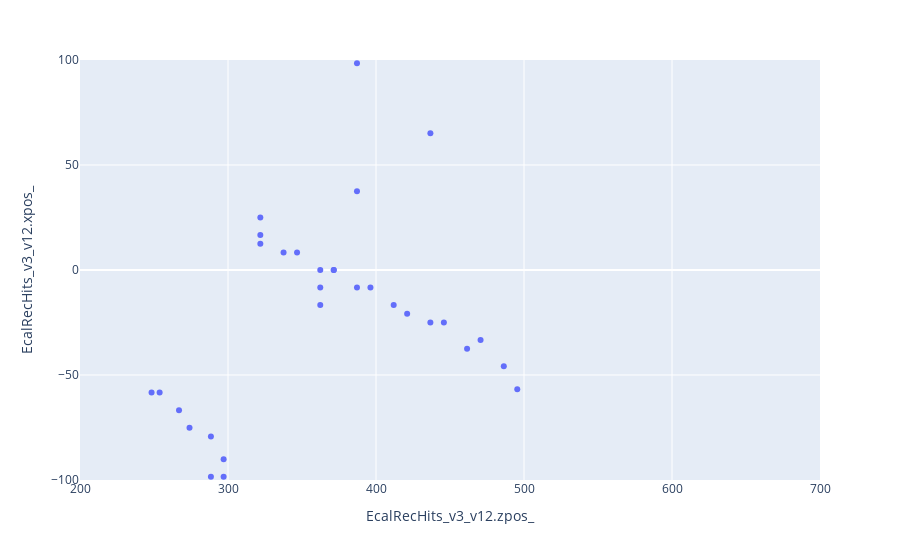
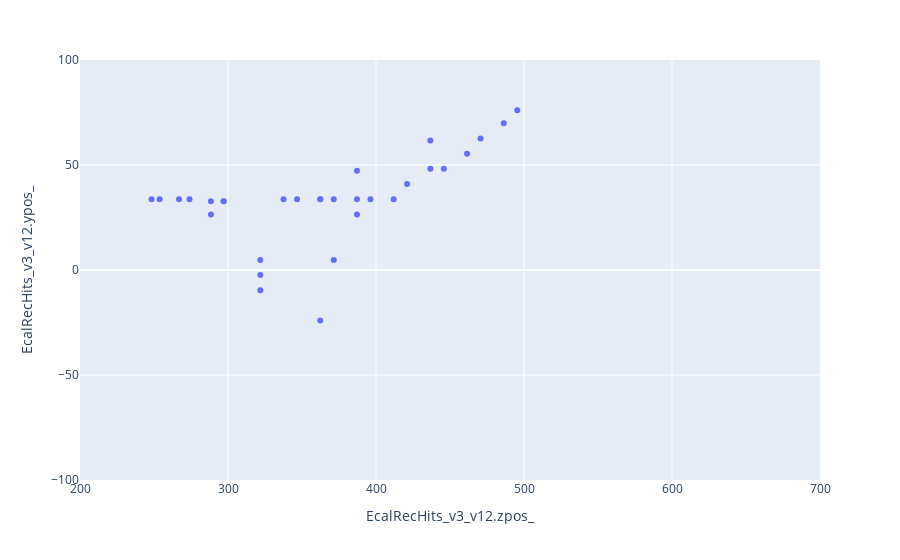
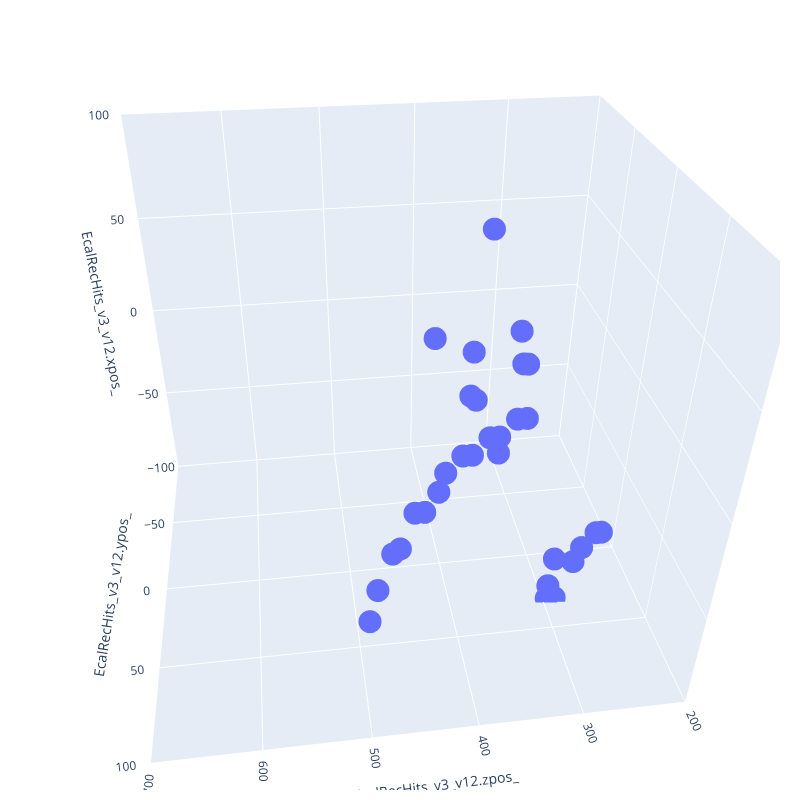

Here is the notebook cell these charts were saved with, in order:
### Code cell
#Try to plot the projections
import plotly.graph_objects as go
from plotly.subplots import make_subplots

eventNr = 3
ecal_rec_hits_flat = ecal_rec_hits_flat[ecal_rec_hits_flat["entry"] == eventNr]


trace1 = go.Scatter(
    x=ecal_rec_hits_flat["EcalRecHits_v3_v12.zpos_"],
    y=ecal_rec_hits_flat["EcalRecHits_v3_v12.xpos_"],
    error_y = dict(
    # value of error bar given in data coordinates
        type ='data',
        array = [0.02,0.02,0.02,0.02,0.02,0.02,0.02,0.02,0.02,0.02],
        visible = True),
    mode='markers',
    marker=dict(
        size=5,
        line=dict(width=0)),
    name='hits')


fig = ecal_rec_hits_flat.plot.scatter(x="EcalRecHits_v3_v12.zpos_",y="EcalRecHits_v3_v12.xpos_",)
#fig.update_traces(marker_size = 4)
#fig.add_trace(trace1)
fig.update_xaxes(range=[200, 700])
fig.update_yaxes(range=[-100, 100])
fig.show()

fig = ecal_rec_hits_flat.plot.scatter(x="EcalRecHits_v3_v12.zpos_",y="EcalRecHits_v3_v12.ypos_")
fig.update_xaxes(range=[200, 700])
fig.update_yaxes(range=[-100, 100])
#fig.update_traces(marker_size = 4)
#fig.add_trace(trace1)
fig.show()


fig = px.scatter_3d(ecal_rec_hits_flat, x='EcalRecHits_v3_v12.zpos_', y='EcalRecHits_v3_v12.ypos_', z='EcalRecHits_v3_v12.xpos_',width=800,height=800)
#fig.update_layout(autosize=False,margin=dict(l=0, r=0, b=0, t=0))
#fig.update_traces(marker_size = 4)
#fig.add_trace(trace3)
fig.update_xaxes(range=[200, 700])
fig.update_yaxes(range=[-100, 100])


fig.update_layout(
    scene = dict(
        xaxis = dict(nticks=6, range=[200,700],),
                     yaxis = dict(nticks=10, range=[-100,100],),
                     zaxis = dict(nticks=10, range=[-100,100],),),
    autosize=False,
    margin=dict(r=20, l=10, b=10, t=10))



fig.show()

### Figure 1 — Plotly figure (JSON) as saved in the notebook; plotly's stock layout.template omitted (floating-point values rounded to 4 significant figures)
{"data": [{"hovertemplate": "EcalRecHits_v3_v12.zpos_=%{x}<br>EcalRecHits_v3_v12.xpos_=%{y}<extra></extra>", "legendgroup": "", "marker": {"color": "#636efa", "symbol": "circle"}, "mode": "markers", "name": "", "orientation": "v", "showlegend": false, "type": "scatter", "x": [421.0, 436.8, 362.4, 387.1, 371.5, 248.4, 495.5, 486.4, 470.6, 387.1, 461.5, 445.9, 436.8, 321.9, 321.9, 321.9, 248.4, 362.4, 412.0, 396.2, 387.1, 371.5, 362.4, 346.6, 337.5, 288.5, 297.0, 297.0, 288.5, 274, 266.9, 253.8], "xaxis": "x", "y": [-20.85, 65.11, -16.68, 37.54, 2.665e-15, 123.5, -56.77, -45.88, -33.37, 98.48, -37.54, -25.02, -25.02, 25.02, 16.68, 12.51, -58.39, -8.341, -16.68, -8.341, -8.341, 2.665e-15, 2.665e-15, 8.341, 8.341, -98.48, -98.48, -90.13, -79.24, -75.07, -66.73, -58.39], "yaxis": "y"}], "layout": {"autosize": true, "legend": {"tracegroupgap": 0}, "margin": {"t": 60}, "xaxis": {"anchor": "y", "domain": [0, 1], "range": [200, 700], "title": {"text": "EcalRecHits_v3_v12.zpos_"}, "type": "linear"}, "yaxis": {"anchor": "x", "domain": [0, 1], "range": [-100, 100], "title": {"text": "EcalRecHits_v3_v12.xpos_"}, "type": "linear"}}}

### Figure 2 — Plotly figure (JSON) as saved in the notebook; plotly's stock layout.template omitted (floating-point values rounded to 4 significant figures)
{"data": [{"hovertemplate": "EcalRecHits_v3_v12.zpos_=%{x}<br>EcalRecHits_v3_v12.ypos_=%{y}<extra></extra>", "legendgroup": "", "marker": {"color": "#636efa", "symbol": "circle"}, "mode": "markers", "name": "", "orientation": "v", "showlegend": false, "type": "scatter", "x": [421.0, 436.8, 362.4, 387.1, 371.5, 248.4, 495.5, 486.4, 470.6, 387.1, 461.5, 445.9, 436.8, 321.9, 321.9, 321.9, 248.4, 362.4, 412.0, 396.2, 387.1, 371.5, 362.4, 346.6, 337.5, 288.5, 297.0, 297.0, 288.5, 274, 266.9, 253.8], "xaxis": "x", "y": [40.93, 61.67, -24.08, 26.49, 4.816, -138.7, 76.12, 69.83, 62.61, 47.22, 55.38, 48.16, 48.16, -9.632, 4.816, -2.408, 33.71, 33.71, 33.71, 33.71, 33.71, 33.71, 33.71, 33.71, 33.71, 32.78, 32.78, 32.78, 26.49, 33.71, 33.71, 33.71], "yaxis": "y"}], "layout": {"autosize": true, "legend": {"tracegroupgap": 0}, "margin": {"t": 60}, "xaxis": {"anchor": "y", "domain": [0, 1], "range": [200, 700], "title": {"text": "EcalRecHits_v3_v12.zpos_"}, "type": "linear"}, "yaxis": {"anchor": "x", "domain": [0, 1], "range": [-100, 100], "title": {"text": "EcalRecHits_v3_v12.ypos_"}, "type": "linear"}}}

### Figure 3 — Plotly figure (JSON) as saved in the notebook; plotly's stock layout.template omitted (floating-point values rounded to 4 significant figures)
{"data": [{"hovertemplate": "EcalRecHits_v3_v12.zpos_=%{x}<br>EcalRecHits_v3_v12.ypos_=%{y}<br>EcalRecHits_v3_v12.xpos_=%{z}<extra></extra>", "legendgroup": "", "marker": {"color": "#636efa", "symbol": "circle"}, "mode": "markers", "name": "", "scene": "scene", "showlegend": false, "type": "scatter3d", "x": [421.0, 436.8, 362.4, 387.1, 371.5, 248.4, 495.5, 486.4, 470.6, 387.1, 461.5, 445.9, 436.8, 321.9, 321.9, 321.9, 248.4, 362.4, 412.0, 396.2, 387.1, 371.5, 362.4, 346.6, 337.5, 288.5, 297.0, 297.0, 288.5, 274, 266.9, 253.8], "y": [40.93, 61.67, -24.08, 26.49, 4.816, -138.7, 76.12, 69.83, 62.61, 47.22, 55.38, 48.16, 48.16, -9.632, 4.816, -2.408, 33.71, 33.71, 33.71, 33.71, 33.71, 33.71, 33.71, 33.71, 33.71, 32.78, 32.78, 32.78, 26.49, 33.71, 33.71, 33.71], "z": [-20.85, 65.11, -16.68, 37.54, 2.665e-15, 123.5, -56.77, -45.88, -33.37, 98.48, -37.54, -25.02, -25.02, 25.02, 16.68, 12.51, -58.39, -8.341, -16.68, -8.341, -8.341, 2.665e-15, 2.665e-15, 8.341, 8.341, -98.48, -98.48, -90.13, -79.24, -75.07, -66.73, -58.39]}], "layout": {"autosize": false, "height": 800, "legend": {"tracegroupgap": 0}, "margin": {"b": 10, "l": 10, "r": 20, "t": 10}, "scene": {"aspectmode": "auto", "aspectratio": {"x": 1.086, "y": 0.9441, "z": 0.9754}, "camera": {"center": {"x": 0, "y": 0, "z": 0}, "eye": {"x": 0.2212, "y": 1.648, "z": 1.12}, "projection": {"type": "perspective"}, "up": {"x": 0, "y": 0, "z": 1}}, "domain": {"x": [0, 1], "y": [0, 1]}, "xaxis": {"nticks": 6, "range": [200, 700], "title": {"text": "EcalRecHits_v3_v12.zpos_"}, "type": "linear"}, "yaxis": {"nticks": 10, "range": [-100, 100], "title": {"text": "EcalRecHits_v3_v12.ypos_"}, "type": "linear"}, "zaxis": {"nticks": 10, "range": [-100, 100], "title": {"text": "EcalRecHits_v3_v12.xpos_"}, "type": "linear"}}, "width": 800, "xaxis": {"range": [200, 700]}, "yaxis": {"range": [-100, 100]}}}
